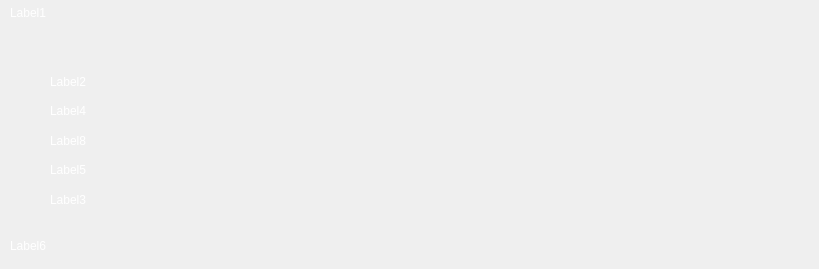
   <widget class="QWidget" name="scrollAreaWidgetContents">
    <property name="geometry">
     <rect>
      <x>0</x>
      <y>0</y>
      <width>819</width>
      <height>269</height>
     </rect>
    </property>
    <widget class="QLabel" name="LabelNomSurBillet_7">
     <property name="geometry">
      <rect>
       <x>490</x>
       <y>200</y>
       <width>171</width>
       <height>91</height>
      </rect>
     </property>
     <property name="styleSheet">
      <string notr="true">color: white;
background-color: transparent;
background: none;
border: none;
border-image: url(:CodeBarre.png)</string>
     </property>
     <property name="text">
      <string/>
     </property>
     <property name="alignment">
      <set>Qt::AlignCenter</set>
     </property>
    </widget>
    <widget class="QWidget" name="layoutWidget">
     <property name="geometry">
      <rect>
       <x>50</x>
       <y>70</y>
       <width>591</width>
       <height>141</height>
      </rect>
     </property>
     <layout class="QVBoxLayout" name="verticalLayout_5">
      <item>
       <widget class="QLabel" name="LabelNomSurBillet_2">
        <property name="styleSheet">
         <string notr="true">color: white;
background-color: transparent;
background: none;
border: none;
border-image: none;</string>
        </property>
        <property name="text">
         <string>Label2</string>
        </property>
        <property name="alignment">
         <set>Qt::AlignLeading|Qt::AlignLeft|Qt::AlignVCenter</set>
        </property>
       </widget>
      </item>
      <item>
       <widget class="QLabel" name="LabelNomSurBillet_4">
        <property name="styleSheet">
         <string notr="true">color: white;
background-color: transparent;
background: none;
border: none;
border-image: none;</string>
        </property>
        <property name="text">
         <string>Label4</string>
        </property>
        <property name="alignment">
         <set>Qt::AlignLeading|Qt::AlignLeft|Qt::AlignVCenter</set>
        </property>
       </widget>
      </item>
      <item>
       <widget class="QLabel" name="LabelNomSurBillet_8">
        <property name="styleSheet">
         <string notr="true">color: white;
background-color: transparent;
background: none;
border: none;
border-image: none;</string>
        </property>
        <property name="text">
         <string>Label8</string>
        </property>
        <property name="alignment">
         <set>Qt::AlignLeading|Qt::AlignLeft|Qt::AlignVCenter</set>
        </property>
       </widget>
      </item>
      <item>
       <widget class="QLabel" name="LabelNomSurBillet_5">
        <property name="styleSheet">
         <string notr="true">color: white;
background-color: transparent;
background: none;
border: none;
border-image: none;
  </string>
        </property>
        <property name="text">
         <string>Label5</string>
        </property>
        <property name="alignment">
         <set>Qt::AlignLeading|Qt::AlignLeft|Qt::AlignVCenter</set>
        </property>
       </widget>
      </item>
      <item>
       <widget class="QLabel" name="LabelNomSurBillet_3">
        <property name="styleSheet">
         <string notr="true">color: white;
background-color: transparent;
background: none;
border: none;
border-image: none;</string>
        </property>
        <property name="text">
         <string>Label3</string>
        </property>
        <property name="alignment">
         <set>Qt::AlignLeading|Qt::AlignLeft|Qt::AlignVCenter</set>
        </property>
       </widget>
      </item>
     </layout>
    </widget>
    <widget class="QLabel" name="bLabelBillet">
     <property name="geometry">
      <rect>
       <x>0</x>
       <y>0</y>
       <width>821</width>
       <height>271</height>
      </rect>
     </property>
     <property name="styleSheet">
      <string notr="true">    background-color: transparent;
    border-image: url(:BilletTemplate.png);
    background: none;
    border: none;
    background-repeat: no-repeat;
	font-siza: 15px;</string>
     </property>
     <property name="text">
      <string/>
     </property>
    </widget>
    <widget class="QLabel" name="LabelNomSurBillet">
     <property name="geometry">
      <rect>
       <x>10</x>
       <y>0</y>
       <width>619</width>
       <height>25</height>
      </rect>
     </property>
     <property name="styleSheet">
      <string notr="true">color: white;
background-color: none;
background: none;
border: none;
border-image: none;</string>
     </property>
     <property name="text">
      <string>Label1</string>
     </property>
     <property name="alignment">
      <set>Qt::AlignLeading|Qt::AlignLeft|Qt::AlignVCenter</set>
     </property>
    </widget>
    <widget class="QLabel" name="LabelNomSurBillet_6">
     <property name="geometry">
      <rect>
       <x>10</x>
       <y>230</y>
       <width>619</width>
       <height>31</height>
      </rect>
     </property>
     <property name="styleSheet">
      <string notr="true">color: white;
background-color: transparent;
background: none;
border: none;
border-image: none;</string>
     </property>
     <property name="text">
      <string>Label6</string>
     </property>
     <property name="alignment">
      <set>Qt::AlignLeading|Qt::AlignLeft|Qt::AlignVCenter</set>
     </property>
    </widget>
    <zorder>bLabelBillet</zorder>
    <zorder>LabelNomSurBillet_7</zorder>
    <zorder>layoutWidget</zorder>
    <zorder>LabelNomSurBillet</zorder>
    <zorder>LabelNomSurBillet_6</zorder>
   </widget>
